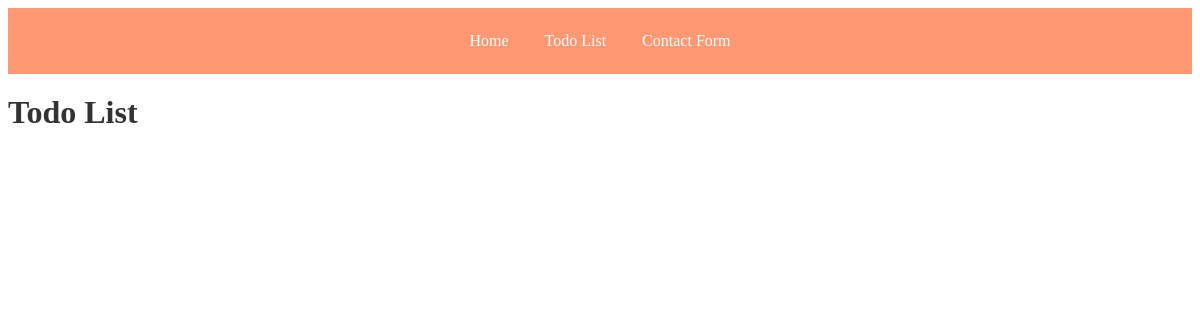
Page /todos/ on the earlier database version.
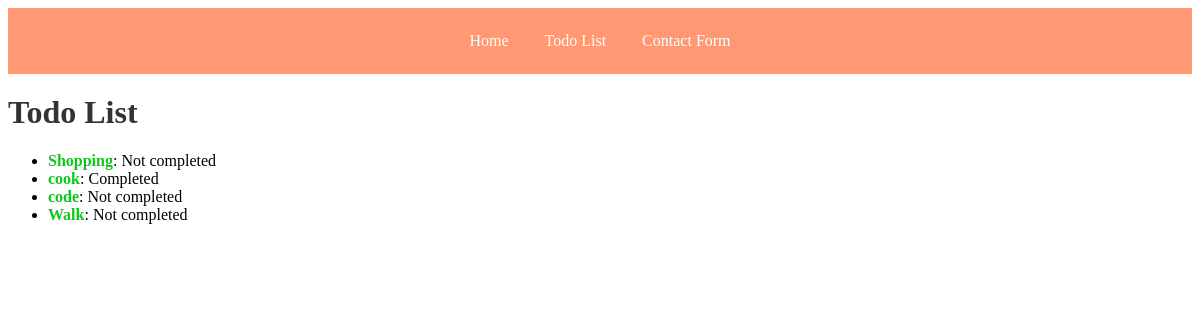
Same page on the later database version.
### myapp/models.py (models this page shows)
class TodoItem(models.Model):
    title = models.CharField(max_length=200)
    completed = models.BooleanField(default=False)

### myapp/views.py (the view)
# urls.py: path("todos/",views.todos, name="Todos"),
def todos(request):
    items = TodoItem.objects.all()
    return render(request, "todos.html",{"todos": items})

### myapp/templates/todos.html
{% extends 'base.html' %}
{% block content %}
    <h1>Todo List</h1>
    <ul>
        {% for todo in todos %}
        <li {% if todo.completed %}class="completed"{% endif %}>
            <span class="title">{{ todo.title }}</span>:
            <span>{% if todo.completed %}Completed{% else %}Not completed{% endif %}</span>
        </li>
        {% endfor %}
    </ul>
{% endblock  %}

### myapp/templates/base.html (shortened to what this page needs)
{% load static %}
<!DOCTYPE html>
<html lang="en">
<head>
    <link rel="stylesheet" type="text/css" href="{% static 'css/styles.css' %}">
</head>
<body>
    <nav>
        <ul>
            <li><a href="{% url 'home' %}">Home</a></li>
            <li><a href="{% url 'Todos' %}">Todo List</a></li>
            <li><a href="{% url 'contact' %}">Contact Form</a></li>
        </ul>
    </nav>
    <div>
        {% block content %}{% endblock %}
    </div>
</body>
</html>

### myapp/static/css/styles.css (style rules this page uses)
nav { background-color: #ff7f50cc; padding: 10px; text-align: center; }
nav ul { list-style-type: none; margin: 0; padding: 0; display: inline-block; }
nav ul li { display: inline-block; }
nav ul li a { display: block; color: white; text-align: center; padding: 14px 16px; text-decoration: none; }
h1 { color: #333; margin-top: 20px; }
.title { font-weight: bold; color: #0ec71d; }

Differences in the rows shown:
added TodoItem: title "Shopping", completed "Not completed"
added TodoItem: title "cook", completed "Completed"
added TodoItem: title "code", completed "Not completed"
added TodoItem: title "Walk", completed "Not completed"
